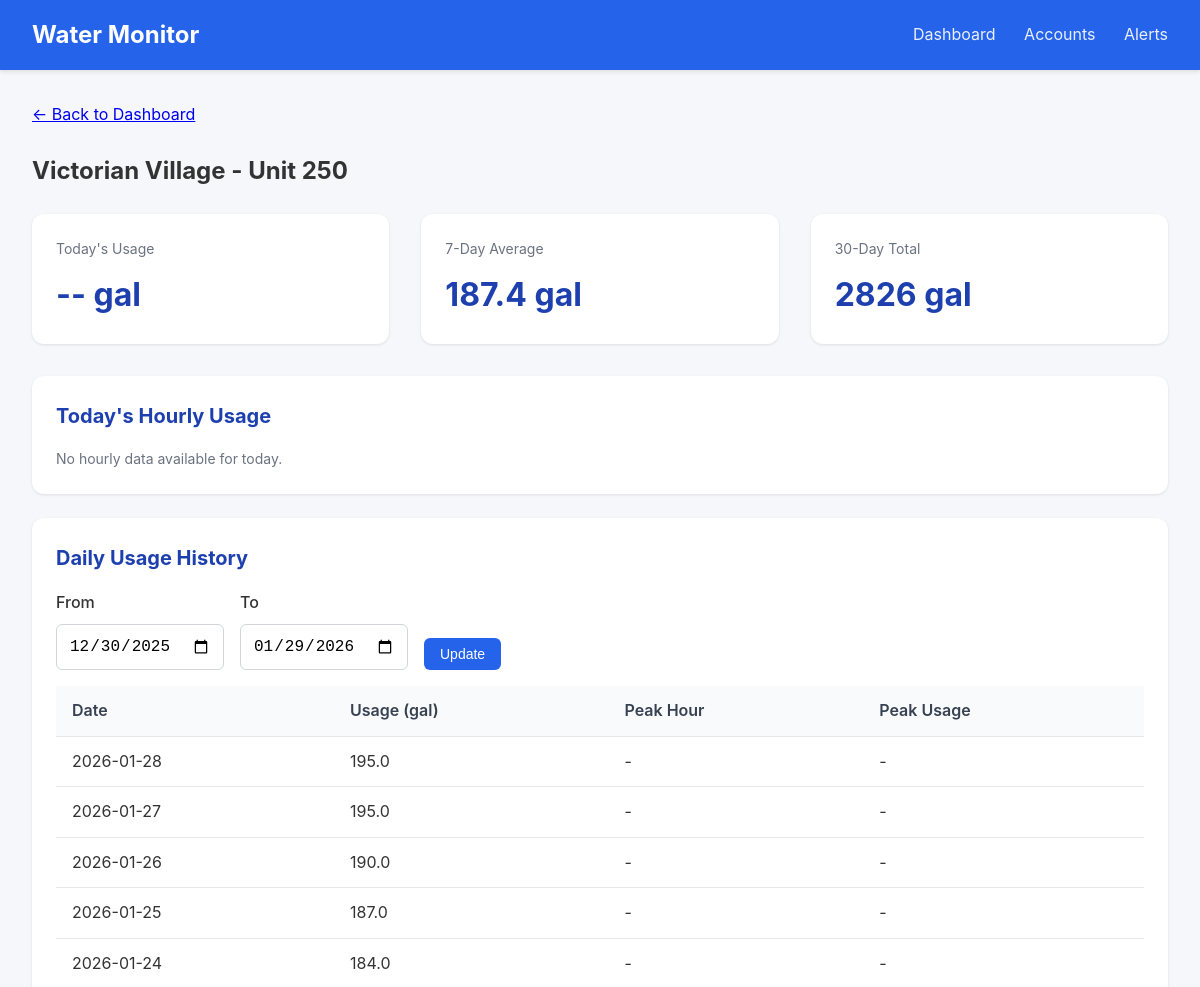
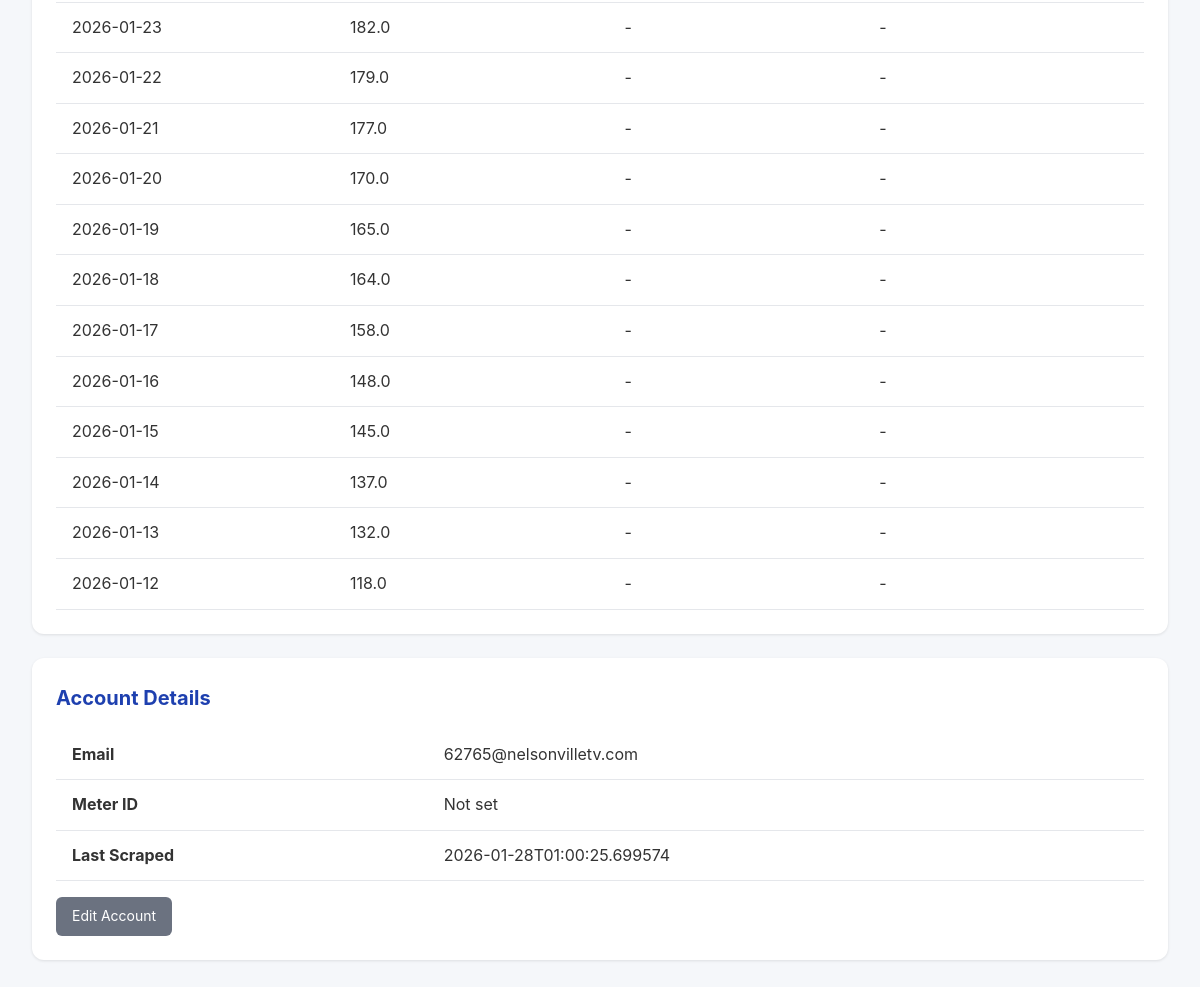
Page /meter/1 on the earlier database version (2 pictures, top to bottom).
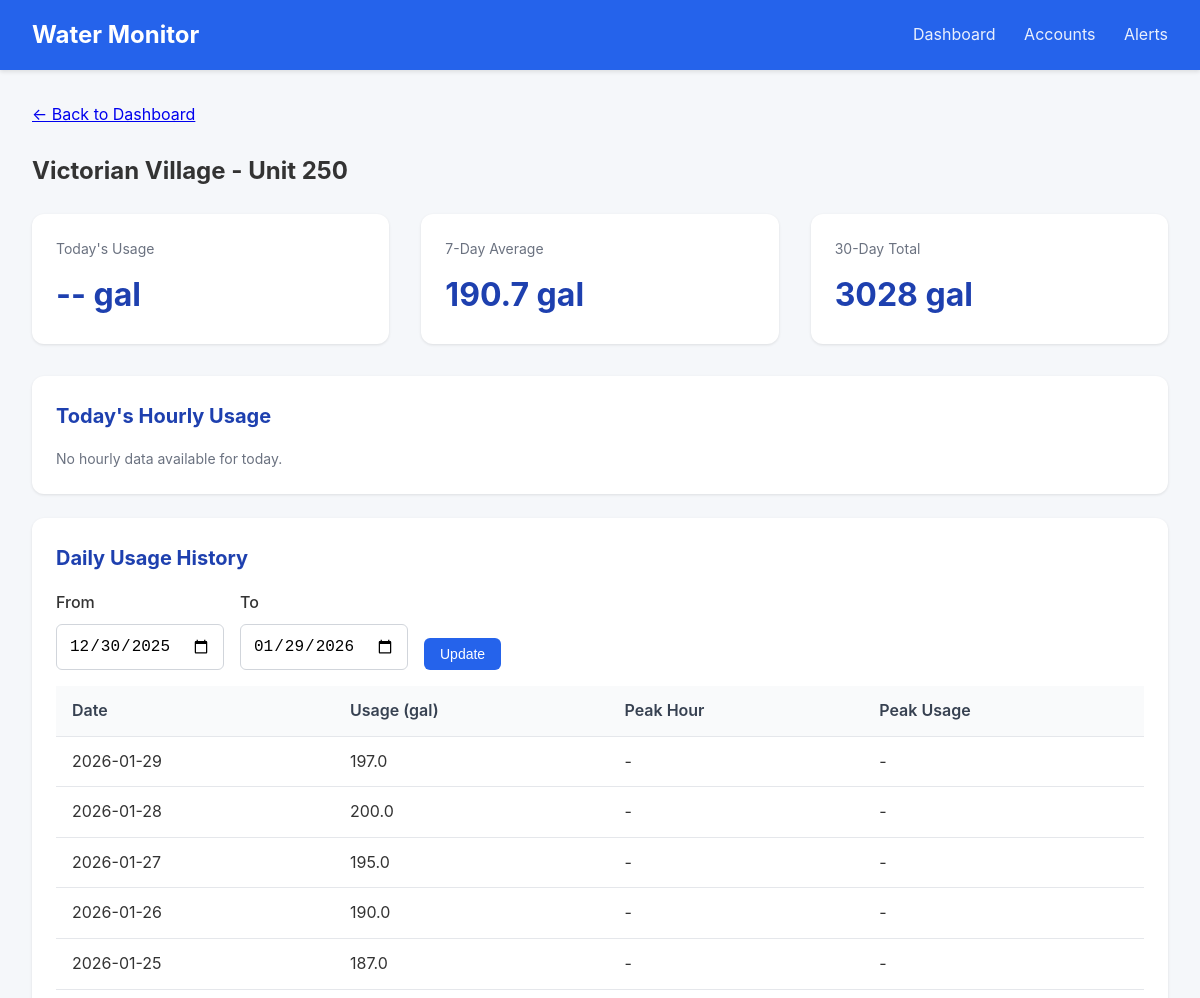
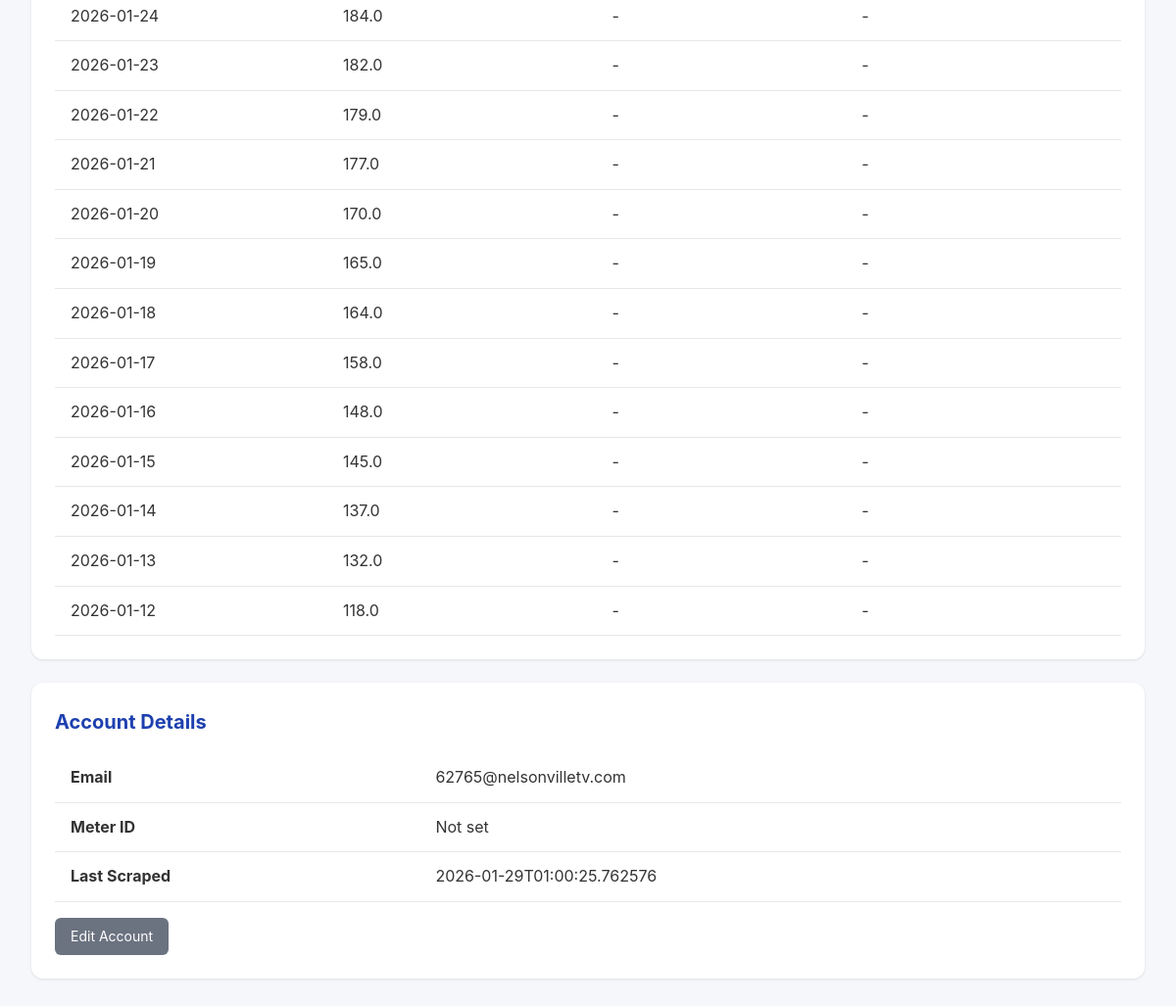
Same page on the later database version (2 pictures, top to bottom).
### tables this page shows
CREATE TABLE accounts (
                id INTEGER PRIMARY KEY AUTOINCREMENT,
                email TEXT UNIQUE NOT NULL,
                password_encrypted TEXT NOT NULL,
                meter_id TEXT,
                account_number TEXT,
                address TEXT,
                building_name TEXT,
                unit_number TEXT,
                is_active INTEGER DEFAULT 1,
                last_scraped TIMESTAMP,
                created_at TIMESTAMP DEFAULT CURRENT_TIMESTAMP
            , avg_12mo REAL, monthly_usage REAL, unit_count INTEGER DEFAULT 1, leak_alerts INTEGER DEFAULT 1, min_overage_pct INTEGER DEFAULT 10);

CREATE TABLE daily_summaries (
                id INTEGER PRIMARY KEY AUTOINCREMENT,
                account_id INTEGER NOT NULL,
                reading_date DATE NOT NULL,
                total_usage_gallons REAL,
                peak_hour INTEGER,
                peak_usage_gallons REAL,
                created_at TIMESTAMP DEFAULT CURRENT_TIMESTAMP,
                FOREIGN KEY (account_id) REFERENCES accounts(id),
                UNIQUE(account_id, reading_date)
            );

### app.py (the view)
@app.route('/meter/<int:account_id>')
def meter_detail(account_id):
    account = db.get_account(account_id)
    if not account:
        flash('Meter not found', 'error')
        return redirect(url_for('dashboard'))
    end_date = date.today()
    start_date = end_date - timedelta(days=30)
    if request.args.get('start_date'):
        start_date = datetime.strptime(request.args.get('start_date'), '%Y-%m-%d').date()
    if request.args.get('end_date'):
        end_date = datetime.strptime(request.args.get('end_date'), '%Y-%m-%d').date()
    daily_data = db.get_daily_summaries(account_id, start_date, end_date)
    hourly_data = db.get_hourly_readings(account_id, date.today())
    return render_template('meter_detail.html',
                           account=account,
                           daily_data=daily_data,
                           hourly_data=hourly_data,
                           start_date=start_date,
                           end_date=end_date)

### database.py (called while the page is built)
@contextmanager
def get_db():
    conn = sqlite3.connect(config.DATABASE_PATH)
    conn.row_factory = sqlite3.Row
    try:
        yield conn
        conn.commit()
    finally:
        conn.close()

def get_account(account_id: int) -> Optional[dict]:
    with get_db() as conn:
        cursor = conn.cursor()
        cursor.execute('SELECT * FROM accounts WHERE id = ?', (account_id,))
        row = cursor.fetchone()
        if row:
            return dict(row)
    return None

def get_hourly_readings(account_id: int, reading_date: date) -> list:
    with get_db() as conn:
        cursor = conn.cursor()
        cursor.execute('''
            SELECT * FROM hourly_readings
            WHERE account_id = ? AND reading_date = ?
            ORDER BY hour
        ''', (account_id, reading_date))
        return [dict(row) for row in cursor.fetchall()]

def get_daily_summaries(account_id: int, start_date: date = None, end_date: date = None) -> list:
    with get_db() as conn:
        cursor = conn.cursor()
        query = 'SELECT * FROM daily_summaries WHERE account_id = ?'
        params = [account_id]
        if start_date:
            query += ' AND reading_date >= ?'
            params.append(start_date)
        if end_date:
            query += ' AND reading_date <= ?'
            params.append(end_date)
        query += ' ORDER BY reading_date DESC'
        cursor.execute(query, params)
        return [dict(row) for row in cursor.fetchall()]

### templates/meter_detail.html (shortened to what this page needs)
{% extends "base.html" %}
{% block content %}
<div style="margin-bottom: 1.5rem;">
    <a href="{{ url_for('dashboard') }}">&larr; Back to Dashboard</a>
</div>
<h2 style="margin-bottom: 1.5rem;">
    {{ account.building_name or 'Unknown Building' }} - Unit {{ account.unit_number or 'N/A' }}
</h2>
<div class="stats">
    <div class="stat-card">
        <div class="label">Today's Usage</div>
        <div class="value">
            {% if daily_data and daily_data[0].reading_date == today %}
                {{ "%.1f"|format(daily_data[0].total_usage_gallons or 0) }} gal
            {% else %}
                -- gal
            {% endif %}
        </div>
    </div>
    <div class="stat-card">
        <div class="label">7-Day Average</div>
        <div class="value">
            {% set week_total = daily_data[:7]|sum(attribute='total_usage_gallons') %}
            {{ "%.1f"|format(week_total / 7) if daily_data else '--' }} gal
        </div>
    </div>
    <div class="stat-card">
        <div class="label">30-Day Total</div>
        <div class="value">
            {% set month_total = daily_data|sum(attribute='total_usage_gallons') %}
            {{ "%.0f"|format(month_total) if daily_data else '--' }} gal
        </div>
    </div>
</div>
<div class="card">
    <h2>Today's Hourly Usage</h2>
    {% if hourly_data %}
    <div style="display: flex; align-items: flex-end; height: 200px; gap: 4px; padding: 1rem 0;">
        {% set max_hourly = hourly_data|map(attribute='usage_gallons')|max or 1 %}
        {% for hour in hourly_data %}
        <div style="flex: 1; display: flex; flex-direction: column; align-items: center;">
            <div style="background: #2563eb; width: 100%;
                        height: {{ (hour.usage_gallons or 0) / max_hourly * 150 }}px;
                        border-radius: 4px 4px 0 0;"></div>
            <div style="font-size: 0.7rem; color: #6b7280; margin-top: 4px;">{{ hour.hour }}</div>
        </div>
        {% endfor %}
    </div>
    <p class="text-muted">Hours (0-23)</p>
    {% else %}
    <p class="text-muted">No hourly data available for today.</p>
    {% endif %}
</div>
<div class="card">
    <h2>Daily Usage History</h2>
    <form method="GET" style="display: flex; gap: 1rem; margin-bottom: 1rem;">
        <div class="form-group" style="margin-bottom: 0;">
            <label for="start_date">From</label>
            <input type="date" id="start_date" name="start_date" value="{{ start_date }}">
        </div>
        <div class="form-group" style="margin-bottom: 0;">
            <label for="end_date">To</label>
            <input type="date" id="end_date" name="end_date" value="{{ end_date }}">
        </div>
        <div class="form-group" style="margin-bottom: 0; display: flex; align-items: flex-end;">
            <button type="submit" class="btn btn-primary">Update</button>
        </div>
    </form>
    {% if daily_data %}
    <table>
        <thead>
            <tr>
                <th>Date</th>
                <th>Usage (gal)</th>
                <th>Peak Hour</th>
                <th>Peak Usage</th>
            </tr>
        </thead>
        <tbody>
            {% for day in daily_data %}
            <tr>
                <td>{{ day.reading_date }}</td>
                <td>{{ "%.1f"|format(day.total_usage_gallons or 0) }}</td>
                <td>{{ day.peak_hour if day.peak_hour is not none else '-' }}{% if day.peak_hour is not none %}:00{% endif %}</td>
                <td>{{ "%.1f"|format(day.peak_usage_gallons or 0) if day.peak_usage_gallons else '-' }}</td>
            </tr>
            {% endfor %}
        </tbody>
    </table>
    {% else %}
    <p class="text-muted">No usage data available for this period.</p>
    {% endif %}
</div>
<div class="card">
    <h2>Account Details</h2>
    <table>
        <tr><td><strong>Email</strong></td><td>{{ account.email }}</td></tr>
        <tr><td><strong>Meter ID</strong></td><td>{{ account.meter_id or 'Not set' }}</td></tr>
        <tr><td><strong>Last Scraped</strong></td><td>{{ account.last_scraped or 'Never' }}</td></tr>
    </table>
    <div class="mt-4">
        <a href="{{ url_for('edit_account', account_id=account.id) }}" class="btn btn-secondary">Edit Account</a>
    </div>
</div>
{% endblock %}

### templates/base.html (shortened to what this page needs)
<!DOCTYPE html>
<html lang="en">
<head>
</head>
<body>
    <div class="navbar">
        <h1>Water Monitor</h1>
        <nav>
            <a href="{{ url_for('dashboard') }}">Dashboard</a>
            <a href="{{ url_for('accounts_list') }}">Accounts</a>
            <a href="{{ url_for('alerts_list') }}">Alerts</a>
        </nav>
    </div>
    <div class="container">
        {% block content %}{% endblock %}
    </div>
</body>
</html>

### templates/base.html (style rules this page uses)
* { box-sizing: border-box; margin: 0; padding: 0; }
body { font-family: -apple-system, BlinkMacSystemFont, 'Segoe UI', Roboto, Oxygen, Ubuntu, sans-serif; background: #f5f7fa; color: #333; line-height: 1.6; }
.navbar { background: #2563eb; color: white; padding: 1rem 2rem; display: flex; justify-content: space-between; align-items: center; box-shadow: 0 2px 4px rgba(0,0,0,0.1); }
.navbar h1 { font-size: 1.5rem; }
.navbar nav a { color: white; text-decoration: none; margin-left: 1.5rem; opacity: 0.9; }
.container { max-width: 1400px; margin: 0 auto; padding: 2rem; }
.card { background: white; border-radius: 12px; box-shadow: 0 1px 3px rgba(0,0,0,0.1); padding: 1.5rem; margin-bottom: 1.5rem; }
.card h2 { margin-bottom: 1rem; color: #1e40af; font-size: 1.25rem; }
.stats { display: flex; gap: 2rem; margin-bottom: 2rem; }
.stat-card { background: white; border-radius: 12px; padding: 1.5rem; box-shadow: 0 1px 3px rgba(0,0,0,0.1); flex: 1; }
.stat-card .label { color: #6b7280; font-size: 0.875rem; margin-bottom: 0.5rem; }
.stat-card .value { font-size: 2rem; font-weight: 700; color: #1e40af; }
table { width: 100%; border-collapse: collapse; }
th, td { padding: 0.75rem 1rem; text-align: left; border-bottom: 1px solid #e5e7eb; }
th { background: #f9fafb; font-weight: 600; color: #374151; }
.btn { display: inline-block; padding: 0.5rem 1rem; border-radius: 6px; text-decoration: none; font-size: 0.875rem; cursor: pointer; border: none; }
.btn-primary { background: #2563eb; color: white; }
.btn-secondary { background: #6b7280; color: white; }
.form-group { margin-bottom: 1rem; }
.form-group label { display: block; margin-bottom: 0.5rem; font-weight: 500; }
.form-group input, .form-group select { width: 100%; padding: 0.75rem; border: 1px solid #d1d5db; border-radius: 6px; font-size: 1rem; }
.text-muted { color: #6b7280; font-size: 0.875rem; }
.mt-4 { margin-top: 1rem; }

Differences in the rows shown:
removed daily_summaries: reading_date "2026-01-28", total_usage_gallons "195.0", peak_hour "-", peak_usage_gallons "-"
changed accounts "Victorian Village": last_scraped "2026-01-28T01:00:25.699574" → "2026-01-29T01:00:25.762576"
added daily_summaries: reading_date "2026-01-29", total_usage_gallons "197.0", peak_hour "-", peak_usage_gallons "-"
added daily_summaries: reading_date "2026-01-28", total_usage_gallons "200.0", peak_hour "-", peak_usage_gallons "-"
Other differences:
{{ "%.1f"|format(week_total / 7) if daily_data else '--' }}: "187.4" → "190.7"
{{ "%.0f"|format(month_total) if daily_data else '--' }}: "2826" → "3028"
